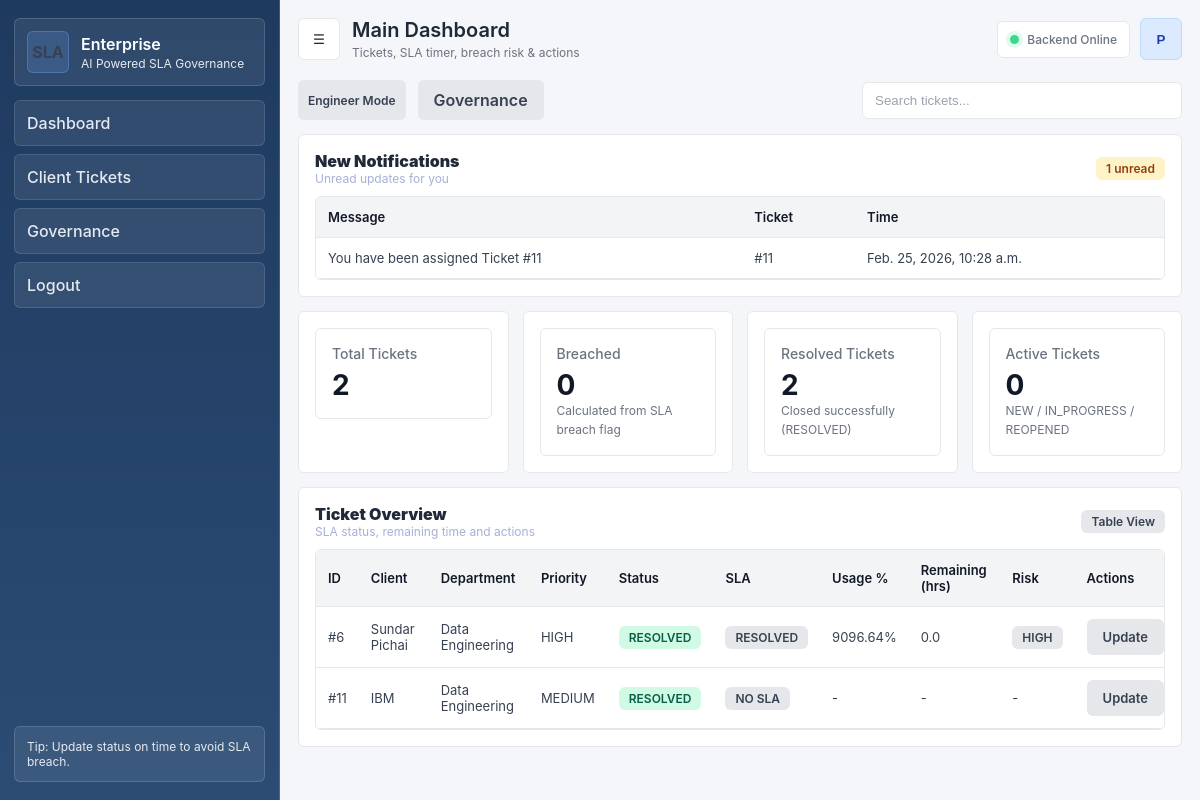
Screenshot of / (signed in) with the database file from the repository.
### core/models.py (models this page shows, shortened)
class Notification(models.Model):
    user = models.ForeignKey(User, on_delete=models.CASCADE)
    ticket = models.ForeignKey(Ticket, on_delete=models.CASCADE, null=True, blank=True)
    message = models.TextField()
    is_read = models.BooleanField(default=False)
    created_at = models.DateTimeField(auto_now_add=True)

class Ticket(models.Model):
    STATUS_CHOICES = [
        ('NEW', 'New'),
        ('IN_PROGRESS', 'In Progress'),
        ('RESOLVED', 'Resolved'),
        ('REOPENED', 'Reopened'),
        ('BREACHED', 'Breached'),
    ]
    PRIORITY_CHOICES = [
        ('CRITICAL', 'Critical'),
        ('HIGH', 'High'),
        ('MEDIUM', 'Medium'),
        ('LOW', 'Low'),
    ]
    CATEGORY_CHOICES = [
        ('NETWORK', 'Network Operations'),
        ('CLOUD', 'Cloud Infrastructure'),
        ('SERVER', 'Server Administration'),
        ('DATABASE', 'Database Administration'),
        ('DEVOPS', 'DevOps'),
        ('CYBER', 'Cybersecurity'),
        ('RISK', 'Risk & Compliance'),
        ('APP', 'Application Support'),
        ('AI', 'AI/ML Operations'),
        ('DATA', 'Data Engineering'),
        ('SRE', 'SRE'),
        ('INCIDENT', 'Incident Response'),
    ]
    is_deleted = models.BooleanField(default=False)
    deleted_at = models.DateTimeField(null=True, blank=True)
    client = models.ForeignKey(Client, on_delete=models.CASCADE)
    assigned_to = models.ForeignKey(User, on_delete=models.SET_NULL, null=True, blank=True)
    department = models.ForeignKey(Department, null=True, blank=True, on_delete=models.SET_NULL)
    priority = models.CharField(max_length=20, choices=PRIORITY_CHOICES)
    category = models.CharField(max_length=50, choices=CATEGORY_CHOICES)
    description = models.TextField()
    status = models.CharField(max_length=20, choices=STATUS_CHOICES, default='NEW')
    created_at = models.DateTimeField(auto_now_add=True)
    resolved_at = models.DateTimeField(null=True, blank=True)
    current_escalation_level = models.IntegerField(default=0)
    escalation_count = models.IntegerField(default=0)
    breached = models.BooleanField(default=False)
    breach_time = models.DateTimeField(null=True, blank=True)
    risk_score = models.FloatField(null=True, blank=True)
    risk_level = models.CharField(max_length=20, null=True, blank=True)
    sla_deadline = models.DateTimeField(null=True, blank=True)
    sla_paused = models.BooleanField(default=False)
    pause_started_at = models.DateTimeField(null=True, blank=True)
    total_pause_duration = models.FloatField(default=0)
    objects = ActiveTicketManager()
    all_objects = models.Manager()
    def save(self, *args, **kwargs):
        if self.status == "RESOLVED" and not self.resolved_at:
            self.resolved_at = timezone.now()
        super().save(*args, **kwargs)

class Client(models.Model):
    user = models.OneToOneField(User, on_delete=models.CASCADE, null=True, blank=True)
    name = models.CharField(max_length=100)
    email = models.EmailField(unique=True)

class Department(models.Model):
    name = models.CharField(max_length=100, unique=True)

### core/views.py (the view)
# urls.py: path('', dashboard, name='dashboard'),
@login_required
def dashboard(request):
    user = request.user
    if is_engineer(user):
        base_qs = Ticket.objects.filter(assigned_to=user)
    elif is_client(user):
        base_qs = Ticket.objects.filter(client=user.client)
    else:
        base_qs = Ticket.objects.all()
    total_tickets = base_qs.count()
    breached_count = base_qs.filter(breached=True).count()
    resolved_count = base_qs.filter(status="RESOLVED").count()
    active_count = base_qs.filter(status__in=["NEW", "IN_PROGRESS", "REOPENED"]).count()
    dashboard_data = []
    for ticket in base_qs:
        metrics = calculate_time_metrics(ticket)
        sla_status = calculate_sla_status(ticket)
        dashboard_data.append({
            "ticket": ticket,
            "sla_status": sla_status,
            "remaining_hours": metrics["remaining_hours"] if metrics else None,
            "usage_percent": metrics["usage_percent"] if metrics else None,
        })
    notifications = Notification.objects.filter(
        user=user,
        is_read=False
    ).order_by("-created_at")
    return render(request, "dashboard.html", {
        "tickets": dashboard_data,
        "notifications": notifications,
        "is_engineer": is_engineer(user),
        "is_client": is_client(user),
        "total_tickets": total_tickets,
        "breached_count": breached_count,
        "resolved_count": resolved_count,
        "active_count": active_count,
    })

### core/models.py (called while the page is built)
    def get_queryset(self):
        return super().get_queryset().filter(is_deleted=False)

### core/risk_engine.py (called while the page is built)
def calculate_risk(ticket, usage_percent):
    priority_weight = PRIORITY_WEIGHTS.get(ticket.priority, 1)
    risk_score = (
        (usage_percent * 0.6)
        + (priority_weight * 10)
        + (ticket.escalation_count * 5)
    )
    risk_score = min(risk_score, 100)
    if risk_score <= 40:
        risk_level = "LOW"
    elif risk_score <= 70:
        risk_level = "MEDIUM"
    else:
        risk_level = "HIGH"
    ticket.risk_score = round(risk_score, 2)
    ticket.risk_level = risk_level
    ticket.save()
    return risk_score, risk_level

### core/views.py (called while the page is built)
def is_engineer(user):
    return user.groups.filter(name='ENGINEERS').exists()

def is_client(user):
    return hasattr(user, 'client')

### core/templates/dashboard.html (shortened to what this page needs)
{% extends "base.html" %}
{% block page_title %}Main Dashboard{% endblock %}
{% block page_subtitle %}Tickets, SLA timer, breach risk & actions{% endblock %}
{% block content %}
<div class="home-page">
<div class="flex-between">
  <div class="flex">
    {% if is_engineer %}
      <span class="badge neutral">Engineer Mode</span>
    {% endif %}
    <a class="btn secondary" href="{% url 'governance_dashboard' %}"> Governance</a>
  </div>
  <input class="input" style="max-width:320px;" placeholder="Search tickets..." data-table-search="#dashTable">
</div>
<div style="height:14px;"></div>
{% if notifications and is_engineer %}
  <div class="card">
    <div class="flex-between">
      <div>
        <div style="font-weight:900;"> New Notifications</div>
        <div style="color:var(--muted); font-size:12px;">Unread updates for you</div>
      </div>
      <span class="badge warn">{{ notifications|length }} unread</span>
    </div>
    <div style="height:10px;"></div>
    <div class="table-wrap">
      <table class="table">
        <thead>
          <tr>
            <th>Message</th>
            <th>Ticket</th>
            <th>Time</th>
          </tr>
        </thead>
        <tbody>
          {% for n in notifications %}
          <tr>
            <td>{{ n.message }}</td>
            <td>{% if n.ticket %}#{{ n.ticket.id }}{% else %}-{% endif %}</td>
            <td>{{ n.created_at }}</td>
          </tr>
          {% endfor %}
        </tbody>
      </table>
    </div>
  </div>
  <div style="height:14px;"></div>
{% endif %}
<div class="grid">
  <div class="card col-3">
    <div class="kpi">
      <div class="label">Total Tickets</div>
      <div class="value">{{ total_tickets }}</div>
    </div>
  </div>
  <div class="card col-3">
    <div class="kpi">
      <div class="label">Breached</div>
      <div class="value">{{ breached_count }}</div>
      <div class="small">Calculated from SLA breach flag</div>
    </div>
  </div>
  <div class="card col-3">
    <div class="kpi">
      <div class="label">Resolved Tickets</div>
      <div class="value">{{ resolved_count }}</div>
      <div class="small">Closed successfully (RESOLVED)</div>
    </div>
  </div>
  <div class="card col-3">
    <div class="kpi">
      <div class="label">Active Tickets</div>
      <div class="value">{{ active_count }}</div>
      <div class="small">NEW / IN_PROGRESS / REOPENED</div>
    </div>
  </div>
</div>
<div style="height:14px;"></div>
<div class="card">
  <div class="flex-between">
    <div>
      <div style="font-weight:900;"> Ticket Overview</div>
      <div style="color:var(--muted); font-size:12px;">SLA status, remaining time and actions</div>
    </div>
    <span class="badge neutral">Table View</span>
  </div>
  <div style="height:10px;"></div>
  <div class="table-wrap">
    <table class="table" id="dashTable">
      <thead>
        <tr>
          <th>ID</th>
          <th>Client</th>
          <th>Department</th>
          <th>Priority</th>
          <th>Status</th>
          <th>SLA</th>
          <th>Usage %</th>
          <th>Remaining (hrs)</th>
          <th>Risk</th>
          <th>Actions</th>
        </tr>
      </thead>
      <tbody>
        {% for row in tickets %}
        <tr>
          <td>#{{ row.ticket.id }}</td>
          <td>{{ row.ticket.client.name }}</td>
          <td>{% if row.ticket.department %}{{ row.ticket.department.name }}{% else %}-{% endif %}</td>
          <td>{{ row.ticket.priority }}</td>
          <td>
            {% if row.ticket.status == "RESOLVED" %}
              <span class="badge ok">RESOLVED</span>
            {% elif row.ticket.status == "BREACHED" %}
              <span class="badge bad">BREACHED</span>
            {% elif row.ticket.status == "IN_PROGRESS" %}
              <span class="badge warn">IN_PROGRESS</span>
            {% else %}
              <span class="badge neutral">{{ row.ticket.status }}</span>
            {% endif %}
          </td>
          <td>
            {% if row.sla_status == "ON_TRACK" %}
              <span class="badge ok">ON_TRACK</span>
            {% elif row.sla_status == "WARNING" %}
              <span class="badge warn">WARNING</span>
            {% elif row.sla_status == "CRITICAL_RISK" %}
              <span class="badge bad">CRITICAL</span>
            {% elif row.sla_status == "NO_SLA_DEFINED" %}
              <span class="badge neutral">NO SLA</span>
            {% else %}
              <span class="badge neutral">{{ row.sla_status }}</span>
            {% endif %}
          </td>
          <td>{% if row.usage_percent != None %}{{ row.usage_percent }}%{% else %}-{% endif %}</td>
          <td>{% if row.remaining_hours != None %}{{ row.remaining_hours }}{% else %}-{% endif %}</td>
          <td>{% if row.ticket.risk_level %}<span class="badge neutral">{{ row.ticket.risk_level }}</span>{% else %}-{% endif %}</td>
          <td>
            {% if is_engineer %}
              <a class="btn secondary" href="{% url 'update_ticket_status' row.ticket.id %}">Update</a>
            {% else %}
              <span class="small">No actions</span>
            {% endif %}
          </td>
        </tr>
        {% empty %}
        <tr><td colspan="10" class="small">No tickets found.</td></tr>
        {% endfor %}
      </tbody>
    </table>
  </div>
</div>
{% endblock %}

### core/templates/base.html (shortened to what this page needs)
{% load static %}
<!DOCTYPE html>
<html lang="en">
<head>
  <link rel="stylesheet" href="{% static 'core/css/styles.css' %}">
</head>
<body class="app-theme-light">
  <div class="app">
    <aside class="sidebar" id="sidebar">
      <div class="brand">
        <div class="brand-logo">SLA</div>
        <div>
          <div class="brand-title">Enterprise</div>
          <div class="brand-sub">AI Powered SLA Governance</div>
        </div>
      </div>
      <nav class="nav">
        <a class="nav-item" href="{% url 'dashboard' %}">
           Dashboard
        </a>
        {% if is_client %}
          <a class="nav-item" href="{% url 'create_ticket' %}"> Create Ticket</a>
          <a class="nav-item" href="{% url 'client_dashboard' %}"> My Tickets</a>
        {% else %}
          <a class="nav-item" href="{% url 'client_dashboard' %}"> Client Tickets</a>
        {% endif %}
        {% if not is_client %}
          <a class="nav-item" href="{% url 'governance_dashboard' %}"> Governance</a>
        {% endif %}
        <a class="nav-item" href="{% url 'logout' %}"> Logout</a>
      </nav>
      <div class="sidebar-footer">
        <div class="hint">
          {% if is_client %}
            Tip: Create tickets with correct category for fastest resolution.
          {% elif is_engineer %}
            Tip: Update status on time to avoid SLA breach.
          {% else %}
            Tip: Keep SLA under control with risk & escalation.
          {% endif %}
        </div>
      </div>
    </aside>
    <main class="main">
      <header class="topbar">
        <div class="top-left">
          <button class="icon-btn" id="toggleSidebar" type="button" aria-label="Toggle sidebar">☰</button>
          <div class="page-title">
            {% block page_title %}Dashboard{% endblock %}
            <div class="page-subtitle">{% block page_subtitle %}Monitor tickets, SLA health, risk & breaches{% endblock %}</div>
          </div>
        </div>
        <div class="top-right">
          <div class="chip"><span class="dot"></span><span>Backend Online</span></div>
          <button class="avatar avatar-btn" id="profileBtn" type="button"
                  aria-haspopup="true" aria-expanded="false"
                  title="{{ request.user.username }}">
            {{ request.user.username|slice:":1"|upper }}
          </button>
        </div>
      </header>
      <section class="content">
        {% block content %}{% endblock %}
      </section>
    </main>
  </div>
</body>
</html>

### rows the page displays
Notification: message "You have been assigned Ticket #11", ticket.id "11", created_at "Feb. 25, 2026, 10:28 a.m."
Ticket: ticket.id "6", ticket.client.name "Sundar Pichai", ticket.department.name "Data Engineering", ticket.priority "HIGH", shows "RESOLVED", sla_status "RESOLVED", usage_percent "9096.64", remaining_hours "0.0", ticket.risk_level "HIGH"
Ticket: ticket.id "11", ticket.client.name "IBM", ticket.department.name "Data Engineering", ticket.priority "MEDIUM", status "RESOLVED", shows "NO SLA"

### other values shown
{{ request.user.username|slice:":1"|upper }} "P"
{{ notifications|length }} "1"
{{ total_tickets }} "2"
{{ breached_count }} "0"
{{ resolved_count }} "2"
{{ active_count }} "0"
